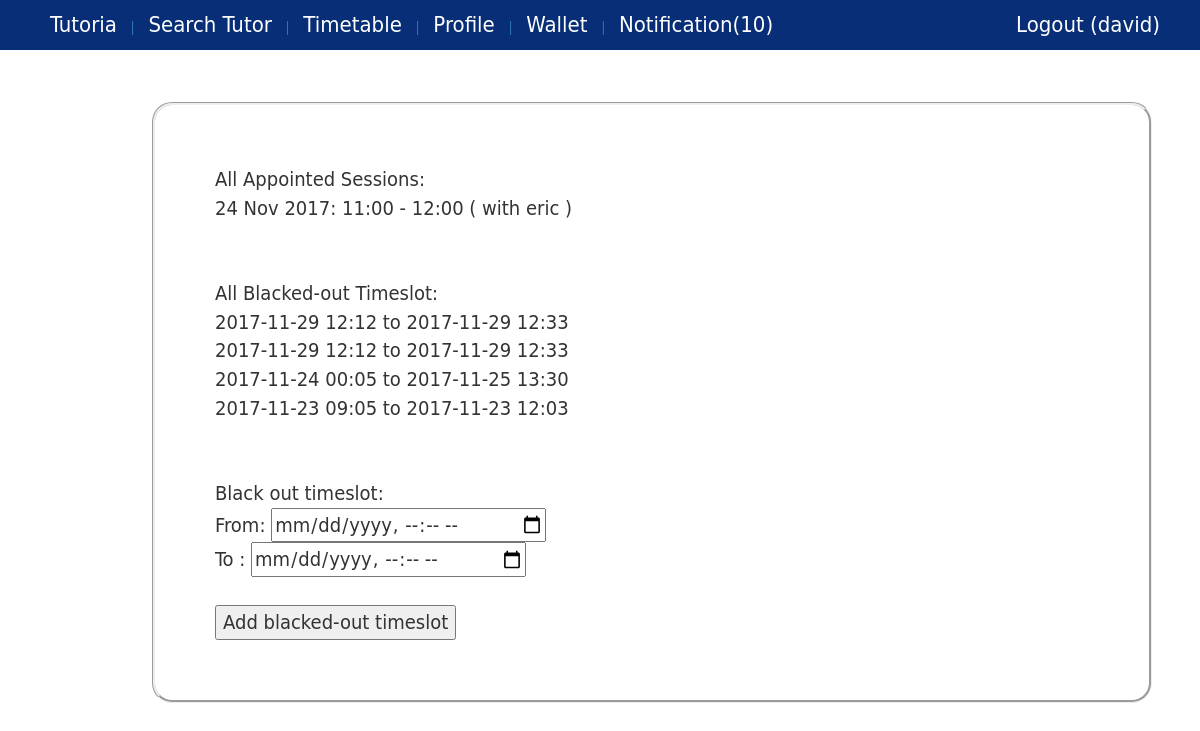
Page /timetable/ (signed in) on the earlier database version.
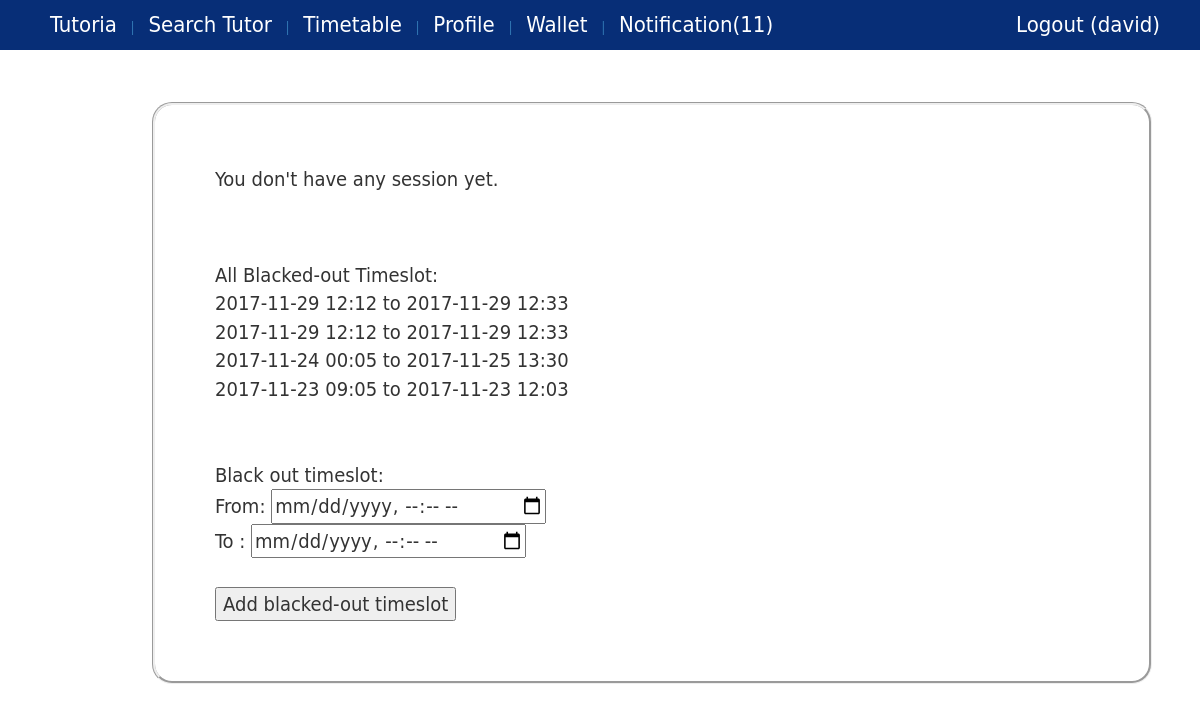
Same page on the later database version.
### core/models.py (models this page shows, shortened)
class Profile(models.Model):
    user = models.OneToOneField(User, on_delete=models.CASCADE)
    phone = models.CharField(max_length=20)
    user_type =  models.ForeignKey(UserType)
    wallet = models.OneToOneField(Wallet)
    @property
    def isStudent(self):
        return self.user_type.user_type=="student" or self.user_type.user_type=="both"
    @property
    def isTutor(self):
        return self.user_type.user_type=="tutor" or self.user_type.user_type=="both"
    @property
    def hasNotification(self):
        return len(Notification.objects.filter(profile=self,checked=False))>0
    @property
    def getNotificationNum(self):
        return len(Notification.objects.filter(profile=self,checked=False))
    @property
    def getUsername(self):
        return self.user.username

class Session(models.Model):
    student = models.ForeignKey(Student, on_delete=models.CASCADE, blank=True, null=True)
    tutor = models.ForeignKey(Tutor, on_delete=models.CASCADE)
    booking_date = models.DateTimeField(blank=True, null=True)
    start_date = models.DateTimeField()
    end_date = models.DateTimeField()
    status = models.CharField(max_length=10,blank=True,null=True)
    isCouponUsed = models.BooleanField(default=False)
    isBlackedout = models.BooleanField(default=False)
    @property
    def getStartTimeStr(self):
        local_timezone = timezone(settings.TIME_ZONE)
        return self.start_date.astimezone(local_timezone).strftime('%H:%M')
    @property
    def getEndTimeStr(self):
        local_timezone = timezone(settings.TIME_ZONE)
        return self.end_date.astimezone(local_timezone).strftime('%H:%M')
    @property
    def getBookedDateStr(self):
        local_timezone = timezone(settings.TIME_ZONE)
        return self.start_date.astimezone(local_timezone).strftime('%e %b %Y')

class Student(models.Model):
    profile = models.OneToOneField(Profile, on_delete=models.CASCADE)
    university = models.OneToOneField(University, blank=True,null=True)

### core/views.py (the view, shortened to what this page needs)
# urls.py: url(r'^timetable/$', views.viewTimetable, name='view_timetable'),
@login_required
def viewTimetable(request):
    if request.user.username =="admin":
        return HttpResponse("You logged in as admin.")
    context={}
    msg = ""
    user_profile = request.user.profile
    context['profile']=user_profile
    if(user_profile.isStudent):
        s = Session.objects.filter(student=user_profile.student).filter(isBlackedout=False).exclude(status="ended").order_by('-booking_date')
        context['student_session_list'] = s
    if(user_profile.isTutor):
        s = Session.objects.filter(tutor=user_profile.tutor).filter(isBlackedout=False).exclude(status="ended").order_by('-booking_date')
        context['tutor_session_list'] = s
        current = getCurrentDatetime()
        b = Session.objects.filter(tutor=user_profile.tutor).filter(isBlackedout=True).filter(end_date__gte=current).order_by('-start_date')
        unavailable_time = [ getDatetimeStr(t.start_date)+" to "+getDatetimeStr(t.end_date) for t in b]
        context['blackedOutTimeslots'] = unavailable_time
    return render(request, 'timetable.html', context)

### core/utility.py (called while the page is built)
def getCurrentDatetime():
    local_timezone = timezone(settings.TIME_ZONE)
    return datetime.now().astimezone(local_timezone)

def getDatetimeStr(date):
    local_timezone = timezone(settings.TIME_ZONE)
    return date.astimezone(local_timezone).strftime('%Y-%m-%d %H:%M')

### core/templates/timetable.html (shortened to what this page needs)
{% extends 'base.html' %}
{% block content %}
    {% if user.profile.isTutor %}
        {% if not tutor_session_list %}
            <p>You don't have any session yet.</p>
        {%else%}
            All Appointed Sessions:<br/>
            {% for s in tutor_session_list %}
                {{s.getBookedDateStr}}:
                {{s.getStartTimeStr}} - {{s.getEndTimeStr}}
                ( with {{s.student.profile.getUsername}} )<br/>
            {% endfor %}
        {% endif %}
        <br/><br/>
        {% if not blackedOutTimeslots %}
            <p>You don't have any blacked-out timeslot yet.</p>
        {%else%}
            All Blacked-out Timeslot:<br/>
            {% for each in blackedOutTimeslots %}
                {{ each }} <br/>
            {% endfor %}
        {% endif %}
        <br/><br/>
        Black out timeslot:
        <form action="{% url 'view_timetable' %}" method="post">
            <div id="timeslot_picker_group">
                From: <input type="datetime-local" name="blackOutStartDatetime"><br/>
                To  : <input type="datetime-local" name="blackOutEndDatetime"><br/>
            </div>
            <br/>
            <input type="submit" value="Add blacked-out timeslot" />
        </form>
    {% endif %}
{% endblock %}

### core/templates/base.html (shortened to what this page needs)
{% load static %}
<!DOCTYPE html>
<html>
<head>
    <link rel="stylesheet" href="{% static 'css/base.css' %}">
    <link rel="stylesheet" href="https://maxcdn.bootstrapcdn.com/bootstrap/3.3.7/css/bootstrap.min.css">
</head>
<body>
    <div id="wrapper">
        <header>
            <nav id="navigation">
                <ul>
                    <a href="{% url 'homepage' %}">
                        <li>Tutoria</li>
                    </a>
                    {% if user.is_authenticated %}
                    <a href="{% url 'search_tutor' %}">
                        | <li>Search Tutor</li>
                    </a>
                    <a href="{% url 'view_timetable' %}">
                        | <li>Timetable</li>
                    </a>
                    <a href="{% url 'edit_profile' %}">
                        | <li>Profile</li>
                    </a>
                    <a href="{% url 'view_wallet' %}">
                        | <li>Wallet</li>
                    </a>
                    <a href="{% url 'view_notification' %}">
                        {%if user.profile.hasNotification %}
                        | <li>Notification({{user.profile.getNotificationNum}})</li>
                        {% else %}
                        | <li>Notification</li>
                        {% endif %}
                    </a>
                    <a href="{% url 'logout' %}" id="logoutButton" class="pull-right">
                        <li>Logout ({{ user.username }}) </li>
                    </a>
                    {% endif %}
                </ul>
            </nav>
        </header>
        <div id="main">
            <article>
                <section class="box">
                    {% block content %} {% endblock %}
        </div>
    </div>
</body>
</html>

### core/static/css/base.css (style rules this page uses)
* { margin:0 auto; padding:0 auto; }
html,body { height:100%; }
#wrapper { min-height:100%; position:relative; }
a:link { text-decoration: none; }
nav#navigation { position: fixed; border-radius:10px; top:0; left:0; right:0; width: 100%; height: 50px; background-color:rgba(255,255,255,0.2); z-index: 1; }
nav#navigation ul { box-sizing:border-box; list-style:none; height:50px; padding-bottom:5px; background-color:rgb(7, 46, 119); top:5px; }
nav#navigation ul li { box-sizing:border-box; font-family:"Gill Sans", "Gill Sans MT", "Myriad Pro", "DejaVu Sans Condensed", Helvetica, Arial, sans-serif; font-size:22px; font-weight:300; display:inline; border-radius:10px; color:rgb(255, 255, 255); position:relative; line-height:50px; padding-left:10px; padding-right:10px; }
#main { padding-top:50px; padding-bottom:50px; }
.box { overflow: hidden; font-size:20px; font-family:"Gill Sans", "Gill Sans MT", "Myriad Pro", "DejaVu Sans Condensed", Helvetica, Arial, sans-serif; box-sizing:border-box; width:1000px; padding:60px; border:groove; border-radius:20px; margin:2px; position:relative; top:50px; left:150px; }
#logoutButton, #logoutButton, #signupButton { padding-right: 30px; }

Differences in the rows shown:
removed Session: getBookedDateStr "24 Nov 2017", getStartTimeStr "11:00", getEndTimeStr "12:00", student.profile.getUsername "eric"
Other differences:
{{ user.profile.getNotificationNum }}: "10" → "11"
text no longer shown: "All Appointed Sessions:"
text now shown: "You don't have any session yet."
